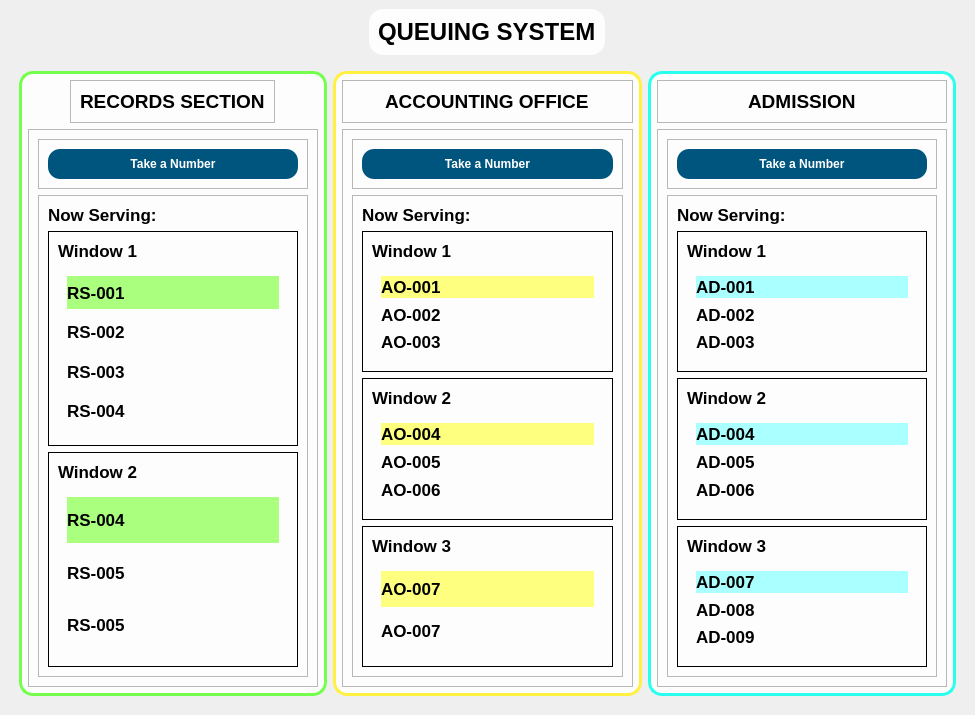
<?xml version="1.0" encoding="UTF-8"?>
<ui version="4.0">
 <class>MainWindow</class>
 <widget class="QMainWindow" name="MainWindow">
  <property name="geometry">
   <rect>
    <x>0</x>
    <y>0</y>
    <width>975</width>
    <height>715</height>
   </rect>
  </property>
  <property name="windowTitle">
   <string>MainWindow</string>
  </property>
  <widget class="QWidget" name="centralwidget">
   <property name="styleSheet">
    <string notr="true">#bottomframe {
	background: transparent;
}
#accounting, #records, #admission, #title{
	background: transparent;
	border-radius: 14px;	
	background-color: rgba(255, 255, 255, 220);
}
#records {
	border: 3px solid  rgb(115, 255, 76);
}
#accounting {
	border: 3px solid rgb(255, 240, 65);
}
#admission {
	border: 3px solid rgb(42, 255, 238);
}

#centralwidget {
	background: url(:/image/aisat-bg.jpg);
	background-position: bottom;
	background-size: cover;
}
#winsactg QLabel, #winsrs QLabel, #adwin QLabel{
	font-size: 17px;
	font-weight: 600;
}
#w1, #w2, #w3, 
#w1_2, #w2_2,
#w1_3, #w2_3, #w3_3 {
	border: 1px solid black;
}
#firstInLine, #firstInLine_2, #firstInLine_3 {	
	background-color: rgb(255, 255, 127);
}
#firstInLine_4, #firstInLine_5, #firstInLine_6 {
	background-color: rgb(170, 255, 255);
}
#firstInLine_7, #firstInLine_8 {
	background-color: rgb(170, 255, 127);
}
QPushButton {
	border: none;
	padding: 8px 0;
	background-color: rgb(0, 85, 127);
	color: white;
	font-size: 12px;
	font-weight: 600;
	border-radius: 12px;
}


</string>
   </property>
   <layout class="QVBoxLayout" name="verticalLayout">
    <item alignment="Qt::AlignHCenter">
     <widget class="QFrame" name="title">
      <property name="font">
       <font>
        <pointsize>20</pointsize>
        <weight>75</weight>
        <bold>true</bold>
       </font>
      </property>
      <property name="frameShape">
       <enum>QFrame::StyledPanel</enum>
      </property>
      <property name="frameShadow">
       <enum>QFrame::Raised</enum>
      </property>
      <layout class="QVBoxLayout" name="verticalLayout_2">
       <item alignment="Qt::AlignTop">
        <widget class="QLabel" name="label">
         <property name="font">
          <font>
           <pointsize>18</pointsize>
           <weight>75</weight>
           <bold>true</bold>
          </font>
         </property>
         <property name="text">
          <string>QUEUING SYSTEM</string>
         </property>
        </widget>
       </item>
      </layout>
     </widget>
    </item>
    <item>
     <widget class="QFrame" name="bottomframe">
      <property name="enabled">
       <bool>true</bool>
      </property>
      <property name="sizePolicy">
       <sizepolicy hsizetype="Preferred" vsizetype="Expanding">
        <horstretch>0</horstretch>
        <verstretch>0</verstretch>
       </sizepolicy>
      </property>
      <property name="frameShape">
       <enum>QFrame::StyledPanel</enum>
      </property>
      <property name="frameShadow">
       <enum>QFrame::Raised</enum>
      </property>
      <layout class="QHBoxLayout" name="horizontalLayout">
       <item>
        <widget class="QWidget" name="records" native="true">
         <property name="styleSheet">
          <string notr="true"/>
         </property>
         <layout class="QVBoxLayout" name="verticalLayout_3">
          <item alignment="Qt::AlignHCenter">
           <widget class="QFrame" name="frame">
            <property name="frameShape">
             <enum>QFrame::StyledPanel</enum>
            </property>
            <property name="frameShadow">
             <enum>QFrame::Raised</enum>
            </property>
            <layout class="QVBoxLayout" name="verticalLayout_4">
             <item alignment="Qt::AlignHCenter|Qt::AlignTop">
              <widget class="QLabel" name="label_2">
               <property name="font">
                <font>
                 <pointsize>14</pointsize>
                 <weight>75</weight>
                 <bold>true</bold>
                </font>
               </property>
               <property name="text">
                <string>RECORDS SECTION</string>
               </property>
              </widget>
             </item>
            </layout>
           </widget>
          </item>
          <item>
           <widget class="QFrame" name="frame_2">
            <property name="sizePolicy">
             <sizepolicy hsizetype="Preferred" vsizetype="MinimumExpanding">
              <horstretch>0</horstretch>
              <verstretch>0</verstretch>
             </sizepolicy>
            </property>
            <property name="frameShape">
             <enum>QFrame::StyledPanel</enum>
            </property>
            <property name="frameShadow">
             <enum>QFrame::Raised</enum>
            </property>
            <layout class="QVBoxLayout" name="verticalLayout_5">
             <item>
              <widget class="QFrame" name="frame_5">
               <property name="frameShape">
                <enum>QFrame::StyledPanel</enum>
               </property>
               <property name="frameShadow">
                <enum>QFrame::Raised</enum>
               </property>
               <layout class="QVBoxLayout" name="verticalLayout_10">
                <item>
                 <widget class="QPushButton" name="Recordbtn">
                  <property name="text">
                   <string>Take a Number</string>
                  </property>
                 </widget>
                </item>
               </layout>
              </widget>
             </item>
             <item>
              <widget class="QFrame" name="winsrs">
               <property name="sizePolicy">
                <sizepolicy hsizetype="Preferred" vsizetype="MinimumExpanding">
                 <horstretch>0</horstretch>
                 <verstretch>0</verstretch>
                </sizepolicy>
               </property>
               <property name="frameShape">
                <enum>QFrame::StyledPanel</enum>
               </property>
               <property name="frameShadow">
                <enum>QFrame::Raised</enum>
               </property>
               <layout class="QVBoxLayout" name="verticalLayout_9">
                <item>
                 <widget class="QLabel" name="label_4">
                  <property name="font">
                   <font>
                    <pointsize>-1</pointsize>
                    <weight>75</weight>
                    <bold>true</bold>
                   </font>
                  </property>
                  <property name="text">
                   <string>Now Serving: </string>
                  </property>
                 </widget>
                </item>
                <item>
                 <widget class="QFrame" name="w1_2">
                  <property name="frameShape">
                   <enum>QFrame::StyledPanel</enum>
                  </property>
                  <property name="frameShadow">
                   <enum>QFrame::Raised</enum>
                  </property>
                  <layout class="QVBoxLayout" name="verticalLayout_11">
                   <item alignment="Qt::AlignTop">
                    <widget class="QLabel" name="label_5">
                     <property name="font">
                      <font>
                       <pointsize>-1</pointsize>
                       <weight>75</weight>
                       <bold>true</bold>
                      </font>
                     </property>
                     <property name="text">
                      <string>Window 1</string>
                     </property>
                    </widget>
                   </item>
                   <item>
                    <widget class="QWidget" name="widget" native="true">
                     <property name="sizePolicy">
                      <sizepolicy hsizetype="Preferred" vsizetype="Expanding">
                       <horstretch>0</horstretch>
                       <verstretch>0</verstretch>
                      </sizepolicy>
                     </property>
                     <layout class="QVBoxLayout" name="verticalLayout_13">
                      <item>
                       <widget class="QLabel" name="firstInLine_7">
                        <property name="text">
                         <string>RS-001</string>
                        </property>
                       </widget>
                      </item>
                      <item>
                       <widget class="QLabel" name="label_8">
                        <property name="text">
                         <string>RS-002</string>
                        </property>
                       </widget>
                      </item>
                      <item>
                       <widget class="QLabel" name="label_13">
                        <property name="text">
                         <string>RS-003</string>
                        </property>
                       </widget>
                      </item>
                      <item>
                       <widget class="QLabel" name="label_9">
                        <property name="text">
                         <string>RS-004</string>
                        </property>
                       </widget>
                      </item>
                     </layout>
                    </widget>
                   </item>
                  </layout>
                 </widget>
                </item>
                <item>
                 <widget class="QFrame" name="w2_2">
                  <property name="frameShape">
                   <enum>QFrame::StyledPanel</enum>
                  </property>
                  <property name="frameShadow">
                   <enum>QFrame::Raised</enum>
                  </property>
                  <layout class="QVBoxLayout" name="verticalLayout_12">
                   <item alignment="Qt::AlignTop">
                    <widget class="QLabel" name="label_6">
                     <property name="font">
                      <font>
                       <pointsize>-1</pointsize>
                       <weight>75</weight>
                       <bold>true</bold>
                      </font>
                     </property>
                     <property name="text">
                      <string>Window 2</string>
                     </property>
                    </widget>
                   </item>
                   <item>
                    <widget class="QWidget" name="widget_4" native="true">
                     <property name="sizePolicy">
                      <sizepolicy hsizetype="Preferred" vsizetype="MinimumExpanding">
                       <horstretch>0</horstretch>
                       <verstretch>0</verstretch>
                      </sizepolicy>
                     </property>
                     <layout class="QVBoxLayout" name="verticalLayout_14">
                      <item>
                       <widget class="QLabel" name="firstInLine_8">
                        <property name="text">
                         <string>RS-004</string>
                        </property>
                       </widget>
                      </item>
                      <item>
                       <widget class="QLabel" name="label_12">
                        <property name="text">
                         <string>RS-005</string>
                        </property>
                       </widget>
                      </item>
                      <item>
                       <widget class="QLabel" name="label_11">
                        <property name="text">
                         <string>RS-005</string>
                        </property>
                       </widget>
                      </item>
                     </layout>
                    </widget>
                   </item>
                  </layout>
                 </widget>
                </item>
               </layout>
              </widget>
             </item>
            </layout>
           </widget>
          </item>
         </layout>
        </widget>
       </item>
       <item>
        <widget class="QWidget" name="accounting" native="true">
         <layout class="QVBoxLayout" name="verticalLayout_6">
          <item>
           <widget class="QFrame" name="frame_3">
            <property name="frameShape">
             <enum>QFrame::StyledPanel</enum>
            </property>
            <property name="frameShadow">
             <enum>QFrame::Raised</enum>
            </property>
            <layout class="QVBoxLayout" name="verticalLayout_7">
             <item alignment="Qt::AlignHCenter|Qt::AlignTop">
              <widget class="QLabel" name="label_3">
               <property name="font">
                <font>
                 <pointsize>14</pointsize>
                 <weight>75</weight>
                 <bold>true</bold>
                </font>
               </property>
               <property name="text">
                <string>ACCOUNTING OFFICE</string>
               </property>
              </widget>
             </item>
            </layout>
           </widget>
          </item>
          <item>
           <widget class="QFrame" name="frame_4">
            <property name="sizePolicy">
             <sizepolicy hsizetype="Preferred" vsizetype="MinimumExpanding">
              <horstretch>0</horstretch>
              <verstretch>0</verstretch>
             </sizepolicy>
            </property>
            <property name="frameShape">
             <enum>QFrame::StyledPanel</enum>
            </property>
            <property name="frameShadow">
             <enum>QFrame::Raised</enum>
            </property>
            <layout class="QVBoxLayout" name="verticalLayout_8">
             <item>
              <widget class="QFrame" name="frame_9">
               <property name="frameShape">
                <enum>QFrame::StyledPanel</enum>
               </property>
               <property name="frameShadow">
                <enum>QFrame::Raised</enum>
               </property>
               <layout class="QVBoxLayout" name="verticalLayout_15">
                <item>
                 <widget class="QPushButton" name="Accountingbtn">
                  <property name="text">
                   <string>Take a Number</string>
                  </property>
                 </widget>
                </item>
               </layout>
              </widget>
             </item>
             <item>
              <widget class="QFrame" name="winsactg">
               <property name="sizePolicy">
                <sizepolicy hsizetype="Preferred" vsizetype="Expanding">
                 <horstretch>0</horstretch>
                 <verstretch>0</verstretch>
                </sizepolicy>
               </property>
               <property name="frameShape">
                <enum>QFrame::StyledPanel</enum>
               </property>
               <property name="frameShadow">
                <enum>QFrame::Raised</enum>
               </property>
               <layout class="QVBoxLayout" name="verticalLayout_16">
                <item>
                 <widget class="QLabel" name="label_14">
                  <property name="font">
                   <font>
                    <pointsize>-1</pointsize>
                    <weight>75</weight>
                    <bold>true</bold>
                   </font>
                  </property>
                  <property name="text">
                   <string>Now Serving:</string>
                  </property>
                 </widget>
                </item>
                <item>
                 <widget class="QFrame" name="w1">
                  <property name="frameShape">
                   <enum>QFrame::StyledPanel</enum>
                  </property>
                  <property name="frameShadow">
                   <enum>QFrame::Raised</enum>
                  </property>
                  <layout class="QVBoxLayout" name="verticalLayout_17">
                   <item alignment="Qt::AlignTop">
                    <widget class="QLabel" name="label_15">
                     <property name="font">
                      <font>
                       <pointsize>-1</pointsize>
                       <weight>75</weight>
                       <bold>true</bold>
                      </font>
                     </property>
                     <property name="text">
                      <string>Window 1</string>
                     </property>
                    </widget>
                   </item>
                   <item>
                    <widget class="QWidget" name="widget_2" native="true">
                     <property name="sizePolicy">
                      <sizepolicy hsizetype="Preferred" vsizetype="Expanding">
                       <horstretch>0</horstretch>
                       <verstretch>0</verstretch>
                      </sizepolicy>
                     </property>
                     <layout class="QVBoxLayout" name="verticalLayout_20">
                      <item>
                       <widget class="QLabel" name="firstInLine">
                        <property name="text">
                         <string>AO-001</string>
                        </property>
                       </widget>
                      </item>
                      <item>
                       <widget class="QLabel" name="label_20">
                        <property name="text">
                         <string>AO-002</string>
                        </property>
                       </widget>
                      </item>
                      <item>
                       <widget class="QLabel" name="label_19">
                        <property name="text">
                         <string>AO-003</string>
                        </property>
                       </widget>
                      </item>
                     </layout>
                    </widget>
                   </item>
                  </layout>
                 </widget>
                </item>
                <item>
                 <widget class="QFrame" name="w2">
                  <property name="frameShape">
                   <enum>QFrame::StyledPanel</enum>
                  </property>
                  <property name="frameShadow">
                   <enum>QFrame::Raised</enum>
                  </property>
                  <layout class="QVBoxLayout" name="verticalLayout_19">
                   <item>
                    <widget class="QLabel" name="label_17">
                     <property name="font">
                      <font>
                       <pointsize>-1</pointsize>
                       <weight>75</weight>
                       <bold>true</bold>
                      </font>
                     </property>
                     <property name="text">
                      <string>Window 2</string>
                     </property>
                    </widget>
                   </item>
                   <item>
                    <widget class="QWidget" name="widget_6" native="true">
                     <property name="sizePolicy">
                      <sizepolicy hsizetype="Preferred" vsizetype="Expanding">
                       <horstretch>0</horstretch>
                       <verstretch>0</verstretch>
                      </sizepolicy>
                     </property>
                     <layout class="QVBoxLayout" name="verticalLayout_21">
                      <item>
                       <widget class="QLabel" name="firstInLine_2">
                        <property name="text">
                         <string>AO-004</string>
                        </property>
                       </widget>
                      </item>
                      <item>
                       <widget class="QLabel" name="label_21">
                        <property name="text">
                         <string>AO-005</string>
                        </property>
                       </widget>
                      </item>
                      <item>
                       <widget class="QLabel" name="label_22">
                        <property name="text">
                         <string>AO-006</string>
                        </property>
                       </widget>
                      </item>
                     </layout>
                    </widget>
                   </item>
                  </layout>
                 </widget>
                </item>
                <item>
                 <widget class="QFrame" name="w3">
                  <property name="frameShape">
                   <enum>QFrame::StyledPanel</enum>
                  </property>
                  <property name="frameShadow">
                   <enum>QFrame::Raised</enum>
                  </property>
                  <layout class="QVBoxLayout" name="verticalLayout_18">
                   <item alignment="Qt::AlignTop">
                    <widget class="QLabel" name="label_16">
                     <property name="font">
                      <font>
                       <pointsize>-1</pointsize>
                       <weight>75</weight>
                       <bold>true</bold>
                      </font>
                     </property>
                     <property name="text">
                      <string>Window 3</string>
                     </property>
                    </widget>
                   </item>
                   <item>
                    <widget class="QWidget" name="widget_5" native="true">
                     <property name="sizePolicy">
                      <sizepolicy hsizetype="Preferred" vsizetype="Expanding">
                       <horstretch>0</horstretch>
                       <verstretch>0</verstretch>
                      </sizepolicy>
                     </property>
                     <layout class="QVBoxLayout" name="verticalLayout_22">
                      <item>
                       <widget class="QLabel" name="firstInLine_3">
                        <property name="text">
                         <string>AO-007</string>
                        </property>
                       </widget>
                      </item>
                      <item>
                       <widget class="QLabel" name="label_25">
                        <property name="text">
                         <string>AO-007</string>
                        </property>
                       </widget>
                      </item>
                     </layout>
                    </widget>
                   </item>
                  </layout>
                 </widget>
                </item>
               </layout>
              </widget>
             </item>
            </layout>
           </widget>
          </item>
         </layout>
        </widget>
       </item>
       <item>
        <widget class="QWidget" name="admission" native="true">
         <layout class="QVBoxLayout" name="verticalLayout_23">
          <item>
           <widget class="QFrame" name="frame_6">
            <property name="frameShape">
             <enum>QFrame::StyledPanel</enum>
            </property>
            <property name="frameShadow">
             <enum>QFrame::Raised</enum>
            </property>
            <layout class="QVBoxLayout" name="verticalLayout_24">
             <item alignment="Qt::AlignHCenter|Qt::AlignTop">
              <widget class="QLabel" name="label_18">
               <property name="font">
                <font>
                 <pointsize>14</pointsize>
                 <weight>75</weight>
                 <bold>true</bold>
                </font>
               </property>
               <property name="text">
                <string>ADMISSION</string>
               </property>
              </widget>
             </item>
            </layout>
           </widget>
          </item>
          <item>
           <widget class="QFrame" name="admissionframe">
            <property name="sizePolicy">
             <sizepolicy hsizetype="Preferred" vsizetype="Expanding">
              <horstretch>0</horstretch>
              <verstretch>0</verstretch>
             </sizepolicy>
            </property>
            <property name="frameShape">
             <enum>QFrame::StyledPanel</enum>
            </property>
            <property name="frameShadow">
             <enum>QFrame::Raised</enum>
            </property>
            <layout class="QVBoxLayout" name="verticalLayout_25">
             <item>
              <widget class="QFrame" name="frame_8">
               <property name="frameShape">
                <enum>QFrame::StyledPanel</enum>
               </property>
               <property name="frameShadow">
                <enum>QFrame::Raised</enum>
               </property>
               <layout class="QVBoxLayout" name="verticalLayout_26">
                <item>
                 <widget class="QPushButton" name="Admissionbtn">
                  <property name="text">
                   <string>Take a Number</string>
                  </property>
                 </widget>
                </item>
               </layout>
              </widget>
             </item>
             <item>
              <widget class="QFrame" name="adwin">
               <property name="sizePolicy">
                <sizepolicy hsizetype="Preferred" vsizetype="Expanding">
                 <horstretch>0</horstretch>
                 <verstretch>0</verstretch>
                </sizepolicy>
               </property>
               <property name="frameShape">
                <enum>QFrame::StyledPanel</enum>
               </property>
               <property name="frameShadow">
                <enum>QFrame::Raised</enum>
               </property>
               <layout class="QVBoxLayout" name="verticalLayout_27">
                <item>
                 <widget class="QLabel" name="label_23">
                  <property name="font">
                   <font>
                    <pointsize>-1</pointsize>
                    <weight>75</weight>
                    <bold>true</bold>
                   </font>
                  </property>
                  <property name="text">
                   <string>Now Serving: </string>
                  </property>
                 </widget>
                </item>
                <item>
                 <widget class="QFrame" name="w1_3">
                  <property name="frameShape">
                   <enum>QFrame::StyledPanel</enum>
                  </property>
                  <property name="frameShadow">
                   <enum>QFrame::Raised</enum>
                  </property>
                  <layout class="QVBoxLayout" name="verticalLayout_28">
                   <item alignment="Qt::AlignTop">
                    <widget class="QLabel" name="label_24">
                     <property name="text">
                      <string>Window 1</string>
                     </property>
                    </widget>
                   </item>
                   <item>
                    <widget class="QWidget" name="widget_3" native="true">
                     <property name="sizePolicy">
                      <sizepolicy hsizetype="Preferred" vsizetype="Expanding">
                       <horstretch>0</horstretch>
                       <verstretch>0</verstretch>
                      </sizepolicy>
                     </property>
                     <layout class="QVBoxLayout" name="verticalLayout_31">
                      <item>
                       <widget class="QLabel" name="firstInLine_4">
                        <property name="text">
                         <string>AD-001</string>
                        </property>
                       </widget>
                      </item>
                      <item>
                       <widget class="QLabel" name="label_30">
                        <property name="text">
                         <string>AD-002</string>
                        </property>
                       </widget>
                      </item>
                      <item>
                       <widget class="QLabel" name="label_29">
                        <property name="text">
                         <string>AD-003</string>
                        </property>
                       </widget>
                      </item>
                     </layout>
                    </widget>
                   </item>
                  </layout>
                 </widget>
                </item>
                <item>
                 <widget class="QFrame" name="w2_3">
                  <property name="frameShape">
                   <enum>QFrame::StyledPanel</enum>
                  </property>
                  <property name="frameShadow">
                   <enum>QFrame::Raised</enum>
                  </property>
                  <layout class="QVBoxLayout" name="verticalLayout_29">
                   <item alignment="Qt::AlignTop">
                    <widget class="QLabel" name="label_26">
                     <property name="text">
                      <string>Window 2</string>
                     </property>
                    </widget>
                   </item>
                   <item>
                    <widget class="QWidget" name="widget_7" native="true">
                     <property name="sizePolicy">
                      <sizepolicy hsizetype="Preferred" vsizetype="Expanding">
                       <horstretch>0</horstretch>
                       <verstretch>0</verstretch>
                      </sizepolicy>
                     </property>
                     <layout class="QVBoxLayout" name="verticalLayout_32">
                      <item>
                       <widget class="QLabel" name="firstInLine_5">
                        <property name="text">
                         <string>AD-004</string>
                        </property>
                       </widget>
                      </item>
                      <item>
                       <widget class="QLabel" name="label_32">
                        <property name="text">
                         <string>AD-005</string>
                        </property>
                       </widget>
                      </item>
                      <item>
                       <widget class="QLabel" name="label_33">
                        <property name="text">
                         <string>AD-006</string>
                        </property>
                       </widget>
                      </item>
                     </layout>
                    </widget>
                   </item>
                  </layout>
                 </widget>
                </item>
                <item>
                 <widget class="QFrame" name="w3_3">
                  <property name="frameShape">
                   <enum>QFrame::StyledPanel</enum>
                  </property>
                  <property name="frameShadow">
                   <enum>QFrame::Raised</enum>
                  </property>
                  <layout class="QVBoxLayout" name="verticalLayout_30">
                   <item>
                    <widget class="QLabel" name="label_27">
                     <property name="text">
                      <string>Window 3</string>
                     </property>
                    </widget>
                   </item>
                   <item>
                    <widget class="QWidget" name="widget_8" native="true">
                     <property name="sizePolicy">
                      <sizepolicy hsizetype="Preferred" vsizetype="Expanding">
                       <horstretch>0</horstretch>
                       <verstretch>0</verstretch>
                      </sizepolicy>
                     </property>
                     <layout class="QVBoxLayout" name="verticalLayout_33">
                      <item>
                       <widget class="QLabel" name="firstInLine_6">
                        <property name="text">
                         <string>AD-007</string>
                        </property>
                       </widget>
                      </item>
                      <item>
                       <widget class="QLabel" name="label_34">
                        <property name="text">
                         <string>AD-008</string>
                        </property>
                       </widget>
                      </item>
                      <item>
                       <widget class="QLabel" name="label_36">
                        <property name="text">
                         <string>AD-009</string>
                        </property>
                       </widget>
                      </item>
                     </layout>
                    </widget>
                   </item>
                  </layout>
                 </widget>
                </item>
               </layout>
              </widget>
             </item>
            </layout>
           </widget>
          </item>
         </layout>
        </widget>
       </item>
      </layout>
     </widget>
    </item>
   </layout>
  </widget>
 </widget>
 <resources>
  <include location="../image/assets.qrc"/>
 </resources>
 <connections/>
</ui>
